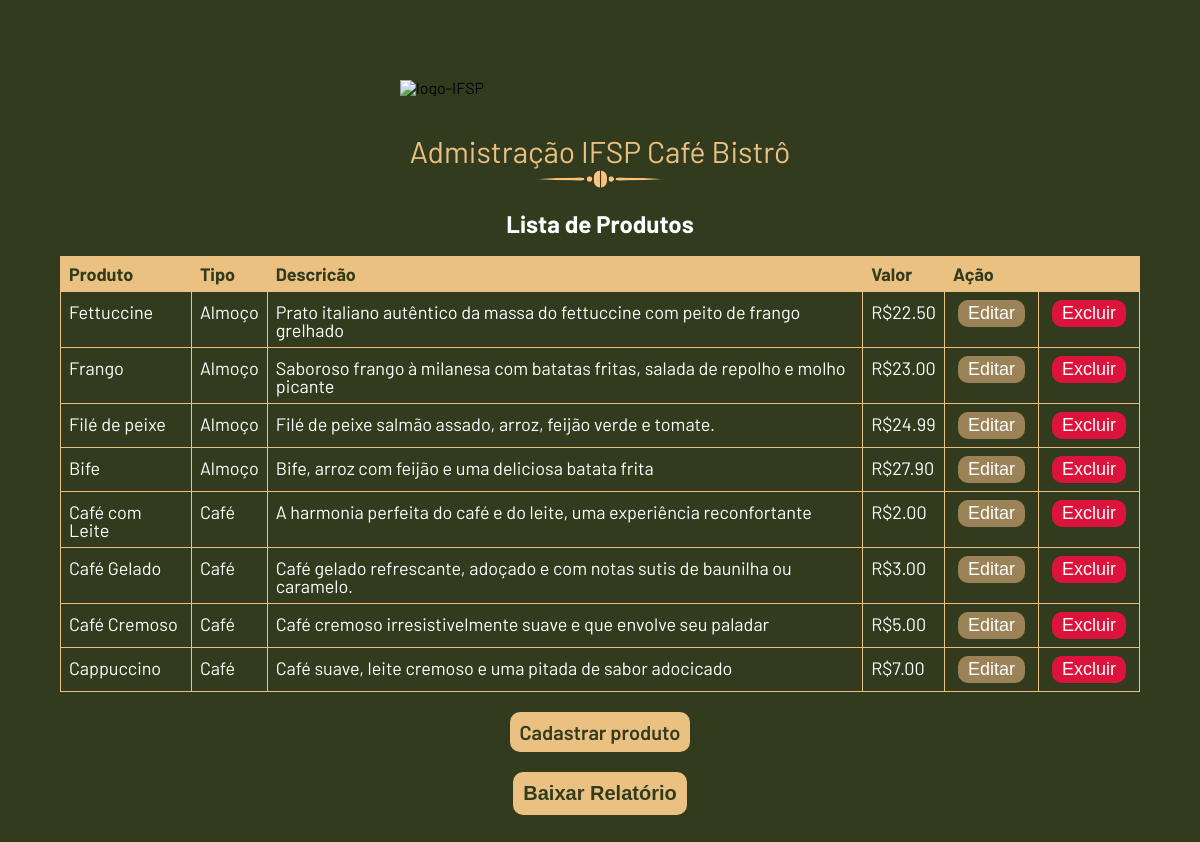
The app's page /admin.php with its own data.
### tables this page shows
CREATE TABLE produtos (
    id INT NOT NULL AUTO_INCREMENT, 
    tipo VARCHAR(45) NOT NULL, 
    nome VARCHAR(45) NOT NULL, 
    descricao VARCHAR(90) NOT NULL, 
    imagem VARCHAR(80) NOT NULL, 
    preco DECIMAL (5,2) NOT NULL, 
PRIMARY KEY (id));

### admin.php (the view, shortened to what this page needs)
<!doctype html>
<html lang="pt-br">
<head>
  <link rel="stylesheet" href="css/reset.css">
  <link rel="stylesheet" href="css/index.css">
  <link rel="stylesheet" href="css/admin.css">
</head>
<body>
<main>
  <section class="container-admin-banner">
    <img src="img/logo-ifsp-removebg.png" class="logo-admin" alt="logo-IFSP">
    <h1>Admistração IFSP Café Bistrô</h1>
    <img class= "ornaments" src="img/ornaments-coffee.png" alt="ornaments">
  </section>
  <h2>Lista de Produtos</h2>
  <section class="container-table">
    <table>
      <thead>
        <tr>
          <th>Produto</th>
          <th>Tipo</th>
          <th>Descricão</th>
          <th>Valor</th>
          <th colspan="2">Ação</th>
        </tr>
      </thead>
      <?php
      require "conexao.php";
      $sql = "select * from produtos order by tipo, preco ASC";
      $result = $conn->query($sql);
      if ($result->num_rows > 0) {
        while ($row = $result->fetch_assoc()) {
      ?>
      <tbody>
      <tr>
        <td><?= $row['nome'] ?></td>
        <td><?= $row['tipo'] ?></td>
        <td><?= $row['descricao'] ?></td>
        <td><?= 'R$'. $row['preco'] ?></td>
        <td>
        <form action="editar-produto.php" method="GET">
          <input type="submit" class="botao-editar" value="Editar">
          </form>
        </td>
        <td>
          <form action="excluir-produto.php" method="GET">
            <input type="submit" class="botao-excluir" value="Excluir">
          </form>
        </td>
      </tr>
      <?php }
                }
                ?>
      </tbody>
    </table>
  <a class="botao-cadastrar" href="cadastrar-produto.php">Cadastrar produto</a>
  <form action="#" method="post">
    <input type="submit" class="botao-cadastrar" value="Baixar Relatório"/>
  </form>
  </section>
</main>
</body>
</html>

### css/index.css (style rules this page uses)
body { background-color: #333B1E; font-family: 'Barlow', sans-serif; }
main { height: 100vh; }
h2 { text-align: center; font-size: 48px; margin: 20px 0px; color: #FFF; font-weight: bold; }
.ornaments { width: 200px; }

### css/admin.css (style rules this page uses)
.container-admin-banner { display: flex; align-items: center; flex-direction: column; margin: 80px 0px 20px; }
.logo-admin { width: 400px; }
h2 { font-size: 24px; }
.container-table { display: flex; align-items: center; flex-direction: column; }
table { width: 90%; margin: auto 0; }
table, th, td { border: 1px solid #EBC181; }
table th { padding: 11px 0 11px; background-color: #EBC181; color: #333B1E; font-weight: bold; font-size: 18px; text-align: left; padding: 8px; }
table tr { border: 1px solid #ddd; }
table td { color: #FFF; font-size: 18px; padding: 8px; }
.container-admin-banner h1 { margin-top: 40px; font-size: 30px; color: #EBC181; }
table tbody tr td a, .botao-cadastrar, .botao-excluir, .botao-editar { padding: 3px 10px; border-radius: 10px; color: #FFFFFF; text-decoration: none; margin: 0 5px; transition: 0.7s; border: none; font-size: 18px; }
.botao-cadastrar { background: #EBC181; color: #333B1E; font-weight: 600; margin-top: 20px; font-size: 20px; border-radius: 10px; padding: 10px 10px; border: none; align-items: center; }
.botao-editar { background: #9B8357; }
.botao-excluir { background: crimson; }

### records on screen
produtos: nome "Fettuccine", tipo "Almoço", descricao "Prato italiano autêntico da massa do fettuccine com peito de frango grelhado", preco "22.50"
produtos: nome "Frango", tipo "Almoço", descricao "Saboroso frango à milanesa com batatas fritas, salada de repolho e molho picante", preco "23.00"
produtos: nome "Filé de peixe", tipo "Almoço", descricao "Filé de peixe salmão assado, arroz, feijão verde e tomate.", preco "24.99"
produtos: nome "Bife", tipo "Almoço", descricao "Bife, arroz com feijão e uma deliciosa batata frita", preco "27.90"
produtos: nome "Café com Leite", tipo "Café", descricao "A harmonia perfeita do café e do leite, uma experiência reconfortante", preco "2.00"
produtos: nome "Café Gelado", tipo "Café", descricao "Café gelado refrescante, adoçado e com notas sutis de baunilha ou caramelo.", preco "3.00"
produtos: nome "Café Cremoso", tipo "Café", descricao "Café cremoso irresistivelmente suave e que envolve seu paladar", preco "5.00"
produtos: nome "Cappuccino", tipo "Café", descricao "Café suave, leite cremoso e uma pitada de sabor adocicado", preco "7.00"
